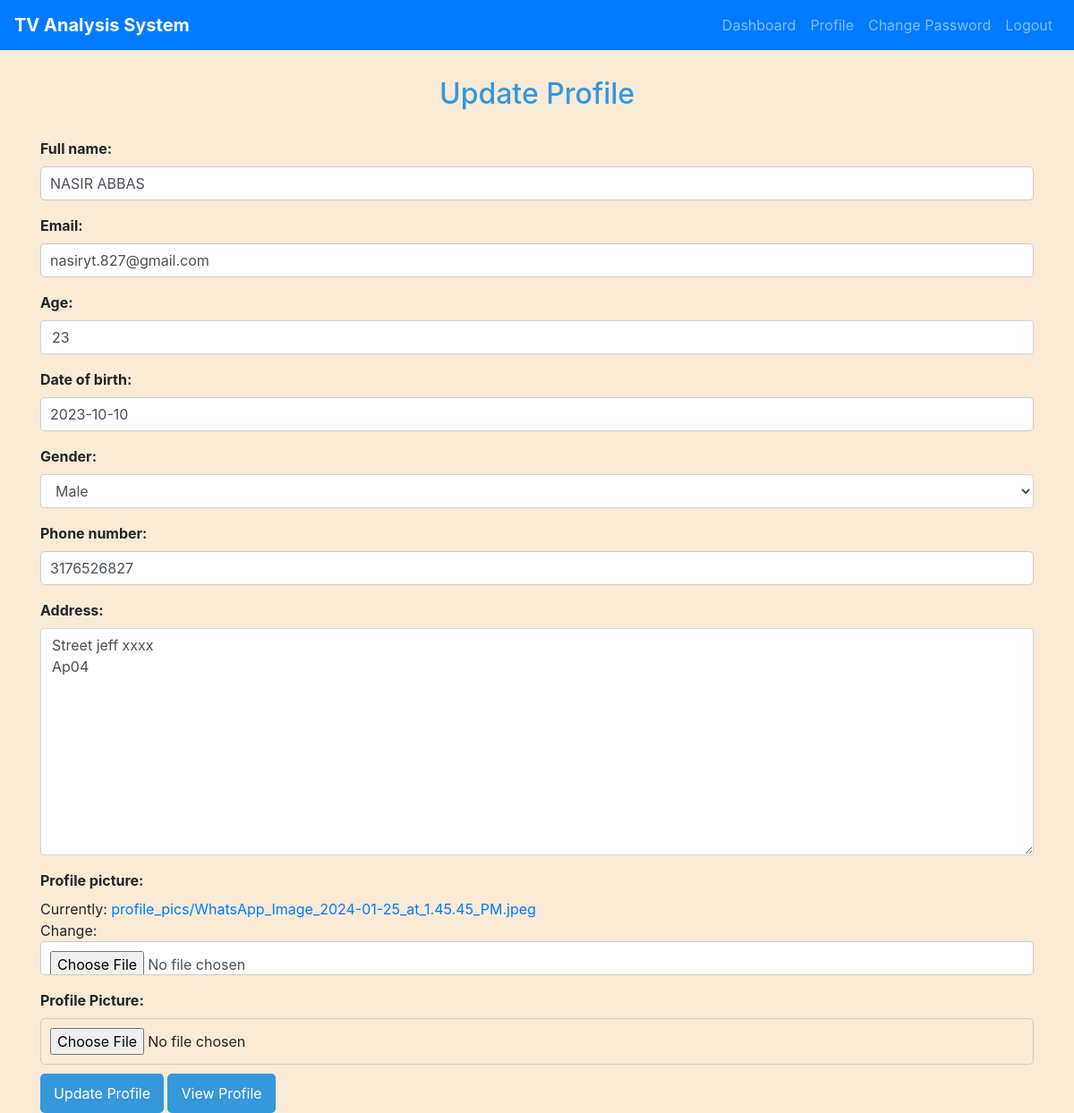
The app's page /update_profile/ (signed in) with its own data.
### myapp/models.py (models this page shows, shortened)
class Profile(models.Model):
    GENDER_CHOICES = [
        ('M', 'Male'),
        ('F', 'Female'),
    ]
    user = models.OneToOneField(User, on_delete=models.CASCADE)
    full_name = models.CharField(max_length=100, default="")
    email = models.EmailField(default="")
    date_of_birth = models.DateField(default=None, blank=True, null=True)
    age = models.IntegerField(default=None, blank=True, null=True, validators=[validators.MinValueValidator(0)])
    phone_number = models.CharField(
        max_length=20,
        default="",
        blank=True,
        null=True,
        validators=[validators.RegexValidator(regex='^[0-9]*$', message='Enter a valid phone number.', code='invalid_number')]
    )  # Only allow numeric values
    address = models.TextField(default="", blank=True, null=True)
    profile_picture = models.ImageField(upload_to='profile_pics/', default='default.jpg')
    gender = models.CharField(max_length=1, choices=GENDER_CHOICES, blank=True, null=True)

### myapp/views.py (the view)
# urls.py: path('update_profile/', login_required(views.update_profile), name='update_profile'),
@login_required
def update_profile(request):
    user = request.user
    try:
        profile = Profile.objects.get(user=user)
    except Profile.DoesNotExist:
        profile = Profile(user=user)
    if request.method == 'POST':
        form = ProfileForm(request.POST, request.FILES, instance=profile)  # Pass request.FILES for file uploads
        if form.is_valid():
            form.save()
            return redirect('dashboard')  # Replace 'dashboard' with your dashboard URL name
    else:
        form = ProfileForm(instance=profile)
    return render(request, 'update_profile.html', {'form': form})

### myapp/forms.py
class ProfileForm(forms.ModelForm):
    def __init__(self, *args, **kwargs):
        super().__init__(*args, **kwargs)
        for field in self.fields.values():
            field.widget.attrs.update({'class': 'form-control'})
    class Meta:
        model = Profile
        fields = ['full_name', 'email', 'age','date_of_birth', 'gender', 'phone_number', 'address', 'profile_picture']

### templates/update_profile.html (shortened to what this page needs)
{% extends "base.html" %}
{% block content %}
    <h2>Update Profile</h2>
    <form method="post" enctype="multipart/form-data">
        {{ form.as_p }}
        <label for="id_profile_picture">Profile Picture:</label>
        <input type="file" name="profile_picture" accept="image/*">
        <button type="submit">Update Profile</button>
        <a href="{% url 'view_profile' %}" class="button">View Profile</a>
    </form>
{% endblock %}

### templates/base.html (style rules this page uses)
body { background-color: antiquewhite; }
h1,h2,h3,h4 { margin: 30px; text-align: center; }

### templates/update_profile.html (style rules this page uses)
h2 { color: #3498db; }
form { margin-top: 20px; }
label { display: block; margin-bottom: 8px; font-weight: bold; }
input[type="text"], input[type="email"], input[type="password"], input[type="file"], textarea { width: 100%; padding: 10px; margin-bottom: 10px; box-sizing: border-box; border: 1px solid #ccc; border-radius: 5px; }
button { background-color: #3498db; color: #fff; padding: 10px 15px; border: none; border-radius: 5px; cursor: pointer; }
a.button { display: inline-block; padding: 10px 15px; background-color: #3498db; color: #fff; text-decoration: none; border-radius: 5px; transition: background-color 0.3s; }

### records on screen
Profile: full_name "NASIR ABBAS", email "nasiryt.827@gmail.com", age "23", date_of_birth "2023-10-10", gender "Male", phone_number "3176526827", address "Street jeff xxxx Ap04"
